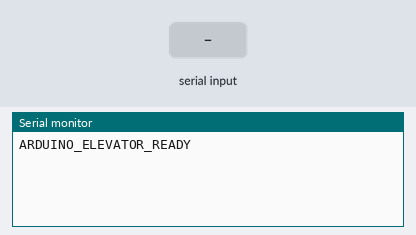
Recording of a sketch running on a simulated Arduino Uno, built with avr-gcc and run on an emulated ATmega328P. Shown: the last lines printed to the serial monitor. The test bench sets the inputs (shaded band).

Above: at 2.2 s.
2.3 s: "PING\n" received over Serial
At 3.5 s:
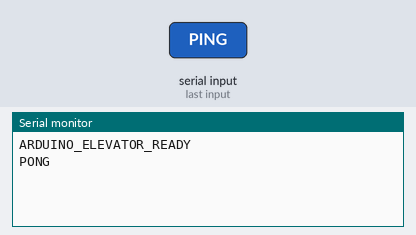
3.8 s: "MOVE_TO_FLOOR\n" received over Serial
At 4.8 s:
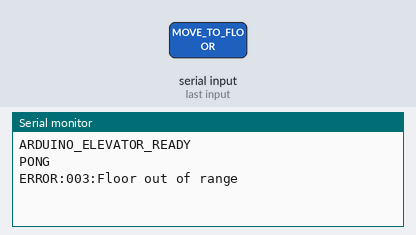
5.3 s: "OPEN_DOOR\n" received over Serial
At 5.9 s:
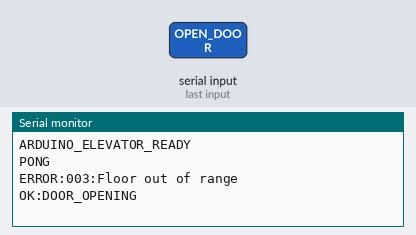
6.8 s: "CLOSE_DOOR\n" received over Serial
At 8.0 s:
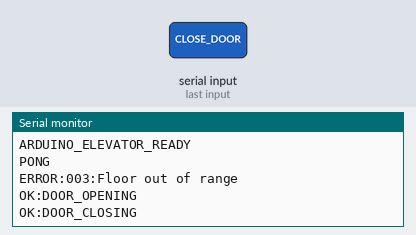
8.3 s: "READ_STATE\n" received over Serial
At 9.4 s:
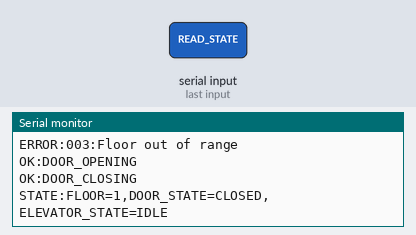
9.8 s: "RESET\n" received over Serial
At 10.5 s:
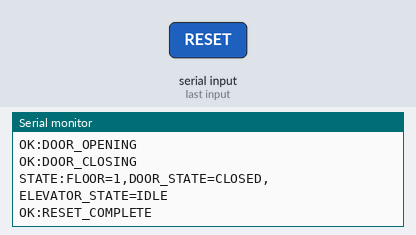

Measured:
- after the input at 2.3 s, the serial monitor: prints a new line at once (image 1)
- after the input at 3.8 s, the serial monitor: prints a new line at once (image 2)
- after the input at 5.3 s, the serial monitor: prints a new line at once (image 3)
- after the input at 6.8 s, the serial monitor: prints a new line at once (image 4)
- after the input at 8.3 s, the serial monitor: prints a new line at once (image 5)
- after the input at 9.8 s, the serial monitor: prints a new line at once (image 6)

The sketch:

ARDUINO_SKETCH.ino
```cpp
/**
 * ============================================
 * SMART ELEVATOR MANAGER - ARDUINO FIRMWARE
 * ============================================
 *
 * CONTRATO DE COMUNICACIÓN SERIAL
 * ============================================
 * Baudrate:   115200 bps
 * Data bits:  8
 * Stop bits:  1
 * Parity:     NONE
 * Terminador: \n (LF)
 *
 * COMANDOS DISPONIBLES:
 *
 * 1. PING
 *    → Backend:  PING\n
 *    ← Arduino:  PONG\n
 *
 * 2. MOVE_TO_FLOOR <FLOOR>
 *    → Backend:  MOVE_TO_FLOOR 3\n
 *    ← Arduino:  OK:MOVING:FLOOR_3\n
 *    Error:     ERROR:003:Floor out of range\n
 *
 * 3. OPEN_DOOR
 *    → Backend:  OPEN_DOOR\n
 *    ← Arduino:  OK:DOOR_OPENING\n
 *
 * 4. CLOSE_DOOR
 *    → Backend:  CLOSE_DOOR\n
 *    ← Arduino:  OK:DOOR_CLOSING\n
 *
 * 5. READ_STATE
 *    → Backend:  READ_STATE\n
 *    ← Arduino:  STATE:FLOOR=3,DOOR_STATE=CLOSED,ELEVATOR_STATE=IDLE\n
 *
 * 6. RESET
 *    → Backend:  RESET\n
 *    ← Arduino:  OK:RESET_COMPLETE\n
 *
 * ESTADOS VÁLIDOS:
 * - FLOOR: 1-10
 * - ELEVATOR_STATE: IDLE, MOVING, DOOR_OPEN, DOOR_OPENING, DOOR_CLOSING
 * - DOOR_STATE: OPEN, CLOSED, OPENING, CLOSING
 *
 * CÓDIGOS DE ERROR:
 * - 001: Comando no reconocido
 * - 002: Parámetros inválidos
 * - 003: Piso fuera de rango (1-10)
 * - 004: Puerta bloqueada
 * - 005: Sensor de peso excedido
 * - 006: Timeout en operación
 * - 007: Fallo de motor
 * - 008: Fallo de sensor
 *
 * ============================================
 */

// ============================================
// CONFIGURACIÓN DE HARDWARE (PERSONALIZAR)
// ============================================
// Descomenta y configura según tu hardware
// const int MOTOR_UP = 5;        // PWM para motor arriba
// const int MOTOR_DOWN = 6;      // PWM para motor abajo
// const int SENSOR_FLOOR = A0;   // Sensor de posición
// const int SENSOR_DOOR = 7;     // Sensor de puerta
// const int RELAY_DOOR = 8;      // Relé para puerta

// ============================================
// VARIABLES DE ESTADO
// ============================================
int currentFloor = 1;           // Piso actual (1-10)
String doorState = "CLOSED";    // Estado puerta
String elevatorState = "IDLE";  // Estado elevador

// ============================================
// CONFIGURACIÓN INICIAL
// ============================================
void setup() {
  // Inicializar puerto serial a 115200 baud
  Serial.begin(115200);

  // Esperar a que se estabilice la conexión
  delay(1000);

  // Enviar mensaje de bienvenida
  Serial.println("ARDUINO_ELEVATOR_READY");

  // TODO: Configurar pines de hardware
  // pinMode(MOTOR_UP, OUTPUT);
  // pinMode(MOTOR_DOWN, OUTPUT);
  // pinMode(SENSOR_FLOOR, INPUT);
  // pinMode(SENSOR_DOOR, INPUT);
  // pinMode(RELAY_DOOR, OUTPUT);
  // digitalWrite(RELAY_DOOR, LOW);
}

// ============================================
// LOOP PRINCIPAL - PROCESAR COMANDOS
// ============================================
void loop() {
  // Leer comando del puerto serial
  if (Serial.available()) {
    // Leer hasta encontrar \n
    String command = Serial.readStringUntil('\n');

    // Eliminar espacios en blanco
    command.trim();

    // Procesar comando recibido
    if (command.length() > 0) {
      processCommand(command);
    }
  }
}

// ============================================
// PROCESAR COMANDO RECIBIDO
// ============================================
void processCommand(String cmd) {
  // PING - Verificar conexión
  if (cmd == "PING") {
    Serial.println("PONG");
  }

  // MOVE_TO_FLOOR <FLOOR> - Mover elevador
  else if (cmd.startsWith("MOVE_TO_FLOOR")) {
    int floor = cmd.substring(14).toInt();
    moveToFloor(floor);
  }

  // OPEN_DOOR - Abrir puerta
  else if (cmd == "OPEN_DOOR") {
    openDoor();
  }

  // CLOSE_DOOR - Cerrar puerta
  else if (cmd == "CLOSE_DOOR") {
    closeDoor();
  }

  // READ_STATE - Leer estado completo
  else if (cmd == "READ_STATE") {
    readState();
  }

  // RESET - Resetear a estado inicial
  else if (cmd == "RESET") {
    reset();
  }

  // Comando no reconocido
  else {
    Serial.println("ERROR:001:Unknown command");
  }
}

// ============================================
// MOVER ELEVADOR A PISO
// ============================================
void moveToFloor(int floor) {
  // Validar piso en rango 1-10
  if (floor < 1 || floor > 10) {
    Serial.println("ERROR:003:Floor out of range");
    return;
  }

  // No mover si puerta está abierta
  if (doorState != "CLOSED") {
    Serial.println("ERROR:004:Door not closed");
    return;
  }

  // Evitar mover si ya está en el piso
  if (floor == currentFloor) {
    Serial.print("OK:MOVING:FLOOR_");
    Serial.println(floor);
    return;
  }

  // Actualizar estado
  currentFloor = floor;
  elevatorState = "MOVING";

  // Enviar confirmación
  Serial.print("OK:MOVING:FLOOR_");
  Serial.println(floor);

  // ============================================
  // AQUÍ IMPLEMENTAR CONTROL DE MOTOR REAL
  // ============================================
  // Ejemplos:
  // - Calcular distancia: abs(floor - lastFloor)
  // - Activar motor: digitalWrite(MOTOR_UP/DOWN, HIGH)
  // - Esperar sensores de posición
  // - Frenar y parar cuando se alcance piso
  // - Usar PWM para control de velocidad: analogWrite(MOTOR_PIN, 255)

  // SIMULACIÓN: esperar 2 segundos por piso
  int distance = abs(floor - 1);  // Distancia desde piso anterior
  delay(2000 * distance);

  // Elevador llegó al piso
  elevatorState = "IDLE";
}

// ============================================
// ABRIR PUERTA DEL ELEVADOR
// ============================================
void openDoor() {
  // No abrir si elevador está en movimiento
  if (elevatorState != "IDLE") {
    Serial.println("ERROR:006:Elevator moving");
    return;
  }

  // Actualizar estado
  doorState = "OPENING";
  elevatorState = "DOOR_OPENING";

  // Enviar confirmación
  Serial.println("OK:DOOR_OPENING");

  // ============================================
  // AQUÍ IMPLEMENTAR CONTROL DE PUERTA REAL
  // ============================================
  // Ejemplos:
  // - Activar motor de puerta: digitalWrite(RELAY_DOOR, HIGH)
  // - Esperar sensor de puerta abierta
  // - Usar PWM para control suave: analogWrite(MOTOR_PUERTA, 200)

  // SIMULACIÓN: esperar 1 segundo
  delay(1000);

  // Puerta abierta
  doorState = "OPEN";
  elevatorState = "DOOR_OPEN";
}

// ============================================
// CERRAR PUERTA DEL ELEVADOR
// ============================================
void closeDoor() {
  // Actualizar estado
  doorState = "CLOSING";
  elevatorState = "DOOR_CLOSING";

  // Enviar confirmación
  Serial.println("OK:DOOR_CLOSING");

  // ============================================
  // AQUÍ IMPLEMENTAR CONTROL DE PUERTA REAL
  // ============================================
  // Ejemplos:
  // - Desactivar motor de puerta: digitalWrite(RELAY_DOOR, LOW)
  // - Esperar sensor de puerta cerrada
  // - Usar PWM para control suave: analogWrite(MOTOR_PUERTA, 100)

  // SIMULACIÓN: esperar 0.8 segundos
  delay(800);

  // Puerta cerrada
  doorState = "CLOSED";
  elevatorState = "IDLE";
}

// ============================================
// LEER ESTADO ACTUAL DEL ELEVADOR
// ============================================
void readState() {
  // Formato: STATE:FLOOR=X,DOOR_STATE=Y,ELEVATOR_STATE=Z\n
  Serial.print("STATE:FLOOR=");
  Serial.print(currentFloor);
  Serial.print(",DOOR_STATE=");
  Serial.print(doorState);
  Serial.print(",ELEVATOR_STATE=");
  Serial.println(elevatorState);
}

// ============================================
// RESETEAR A ESTADO INICIAL
// ============================================
void reset() {
  // Volver a estado inicial
  currentFloor = 1;
  doorState = "CLOSED";
  elevatorState = "IDLE";

  // ============================================
  // AQUÍ IMPLEMENTAR RESET DE HARDWARE
  // ============================================
  // Ejemplos:
  // - Apagar todos los motores: digitalWrite(MOTOR_UP, LOW)
  // - Moverse a piso 1 usando sensores
  // - Calibrar sensores

  // Enviar confirmación
  Serial.println("OK:RESET_COMPLETE");
}

// ============================================
// FUNCIONES AUXILIARES (PERSONALIZAR)
// ============================================

/**
 * Leer posición actual del elevador desde sensor
 * Descomentar cuando tengas sensor conectado
 */
// int getFloorFromSensor() {
//   int sensorValue = analogRead(SENSOR_FLOOR);
//   // Mapear valor analógico (0-1023) a piso (1-10)
//   return map(sensorValue, 0, 1023, 1, 10);
// }

/**
 * Verificar si puerta está abierta
 * Descomentar cuando tengas sensor de puerta
 */
// boolean isDoorOpen() {
//   return digitalRead(SENSOR_DOOR) == HIGH;
// }

/**
 * Mover motor hacia arriba
 * Descomentar cuando tengas motor conectado
 */
// void moveMotorUp() {
//   digitalWrite(MOTOR_DOWN, LOW);
//   analogWrite(MOTOR_UP, 255);  // Velocidad máxima
// }

/**
 * Mover motor hacia abajo
 * Descomentar cuando tengas motor conectado
 */
// void moveMotorDown() {
//   digitalWrite(MOTOR_UP, LOW);
//   analogWrite(MOTOR_DOWN, 255);  // Velocidad máxima
// }

/**
 * Detener motor
 * Descomentar cuando tengas motor conectado
 */
// void stopMotor() {
//   digitalWrite(MOTOR_UP, LOW);
//   digitalWrite(MOTOR_DOWN, LOW);
// }

// ============================================
// FIN DEL CÓDIGO
// ============================================
```
